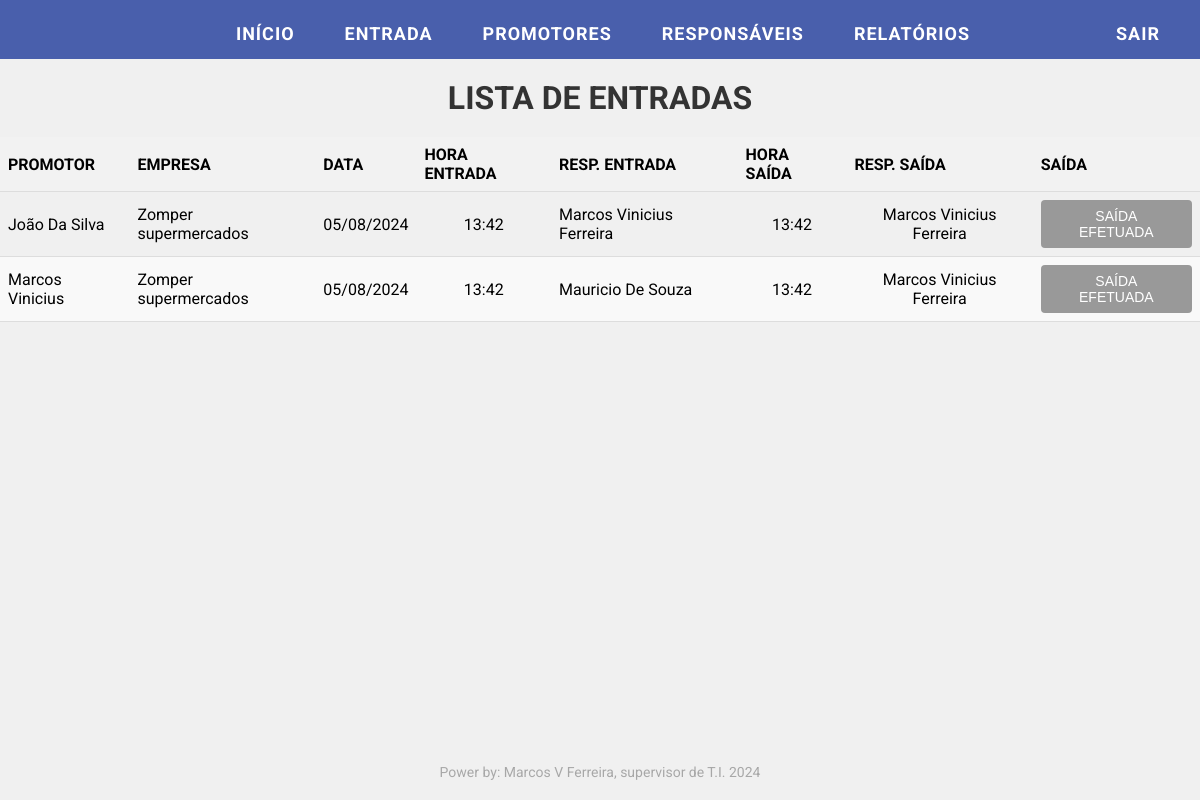
Screenshot of /lista_entradas.php (signed in) with the database file from the repository.
### tables this page shows
CREATE TABLE `entradas` (
  `id` int(11) NOT NULL,
  `promotor_id` int(11) DEFAULT NULL,
  `data` date DEFAULT NULL,
  `hora_entrada` time DEFAULT NULL,
  `responsavel_entrada` int(11) DEFAULT NULL,
  `hora_saida` time DEFAULT NULL,
  `responsavel_saida` int(11) DEFAULT NULL
);

CREATE TABLE `promotores` (
  `id` int(11) NOT NULL,
  `nome` varchar(255) NOT NULL,
  `cpf` varchar(20) NOT NULL,
  `sexo` enum('M','F') NOT NULL,
  `empresa` varchar(255) NOT NULL,
  `dias_semana` varchar(255) NOT NULL,
  `telefone` varchar(20) NOT NULL
);

CREATE TABLE `responsaveis` (
  `id` int(11) NOT NULL,
  `nome` varchar(100) DEFAULT NULL,
  `cpf` varchar(20) DEFAULT NULL,
  `sexo` enum('M','F') DEFAULT NULL,
  `setor` varchar(100) DEFAULT NULL
);

### lista_entradas.php (the view, shortened to what this page needs)
<?php
include 'conexao.php';
$sql = "SELECT e.id, p.nome AS promotor_nome, p.empresa, e.data AS data_entrada, TIME_FORMAT(e.hora_entrada, '%H:%i') AS hora_entrada, TIME_FORMAT(e.hora_saida, '%H:%i') AS hora_saida, r1.nome as responsavel_entrada, r2.nome as responsavel_saida
        FROM entradas e
        JOIN promotores p ON e.promotor_id = p.id
        JOIN responsaveis r1 ON e.responsavel_entrada = r1.id
        LEFT JOIN responsaveis r2 ON e.responsavel_saida = r2.id
        ORDER BY e.id DESC";
$result = $conn->query($sql);
?>
<!DOCTYPE html>
<html lang="pt-BR">
<head>
    <link rel="stylesheet" href="./css/style2.css">
</head>
<body>
    <div class="container">
        <h1>LISTA DE ENTRADAS</h1>
        <table>
            <thead>
                <tr>
                    <th>Promotor</th>
                    <th>Empresa</th>
                    <th>Data</th>
                    <th>Hora Entrada</th>
                    <th>Resp. Entrada</th>
                    <th>Hora Saída</th>
                    <th>Resp. Saída</th>
                    <th>Saída</th>
                </tr>
            </thead>
            <tbody>
                <?php
                if ($result->num_rows > 0) {
                    while($row = $result->fetch_assoc()) {
                        $dataEntrada = date("d/m/Y", strtotime($row['data_entrada']));
                        $saidaDesabilitada = $row['hora_saida'] ? 'disabled' : '';
                        echo '<tr>';
                        echo '<td>' . substr($row['promotor_nome'], 0, 20) . '</td>';
                        echo '<td>' . substr($row['empresa'], 0, 20) . '</td>';
                        echo '<td>' . $dataEntrada . '</td>';
                        echo '<td>' . $row['hora_entrada'] . '</td>';
                        echo '<td>' . $row['responsavel_entrada'] . '</td>';
                        echo '<td id="hora-saida-' . $row['id'] . '">' . $row['hora_saida'] . '</td>';
                        echo '<td>';
                        if ($row['hora_saida']) {
                            echo $row['responsavel_saida'];
                        }
                        echo '</td>';
                        echo '<td>';
                        echo '<button id="botao-saida-' . $row['id'] . '" onclick="registrarSaida(' . $row['id'] . ')" ' . $saidaDesabilitada . '>' . ($row['hora_saida'] ? 'Saída efetuada' : 'Registrar Saída') . '</button>';
                        echo '</td>';
                        echo '</tr>';
                    }
                } else {
                    echo '<tr><td colspan="8">Nenhuma entrada encontrada.</td></tr>';
                }
                ?>
            </tbody>
        </table>
    </div>
    <footer class="marca-dagua">
    Power by: Marcos V Ferreira, supervisor de T.I. 2024
</footer>
</html>

### css/style2.css (style rules this page uses)
table { width: 100%; border-collapse: collapse; margin-top: 20px; }
th, td { padding: 8px; text-align: left; border-bottom: 1px solid #ddd; }
th { background-color: #f2f2f2; text-transform: uppercase; }
tr:nth-child(even) { background-color: #f9f9f9; }
button { padding: 8px 16px; border: none; border-radius: 4px; background-color: #208520; color: white; font-size: 14px; cursor: pointer; transition: background-color 0.3s ease; text-transform: uppercase; }
a { display: inline-block; margin-top: 8px; color: #007BFF; text-decoration: none; font-size: 14px; transition: color 0.3s ease; }
button[disabled] { background-color: #999; color: #fff; }
h1 { color: #333; text-align: center; margin: 20px 0; text-transform: uppercase; }
th { text-transform: uppercase; }
td:nth-child(3), td:nth-child(4), td:nth-child(6), td:nth-child(7) { text-align: center; }
.marca-dagua { position: fixed; bottom: 20px; left: 50%; transform: translateX(-50%); font-size: 14px; color: rgba(0, 0, 0, 0.3); }

### rows the page displays
entradas: promotor.nome "João Da Silva", promotor.empresa "Zomper supermercados", data "05/08/2024", hora_entrada "13:42", responsavel_entrada.nome "Marcos Vinicius Ferreira", hora_saida "13:42"
entradas: promotor.nome "Marcos Vinicius", promotor.empresa "Zomper supermercados", data "05/08/2024", hora_entrada "13:42", responsavel_entrada.nome "Mauricio De Souza", hora_saida "13:42", responsavel_saida.nome "Marcos Vinicius Ferreira"
